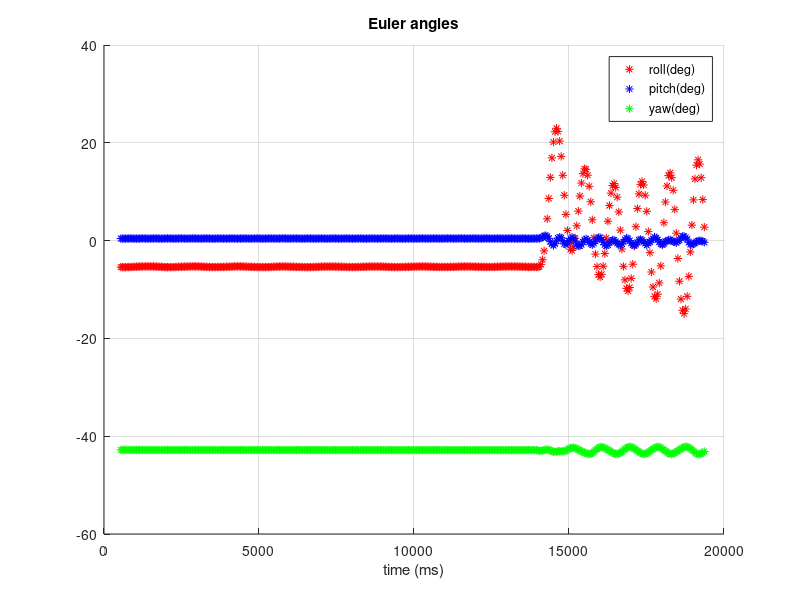
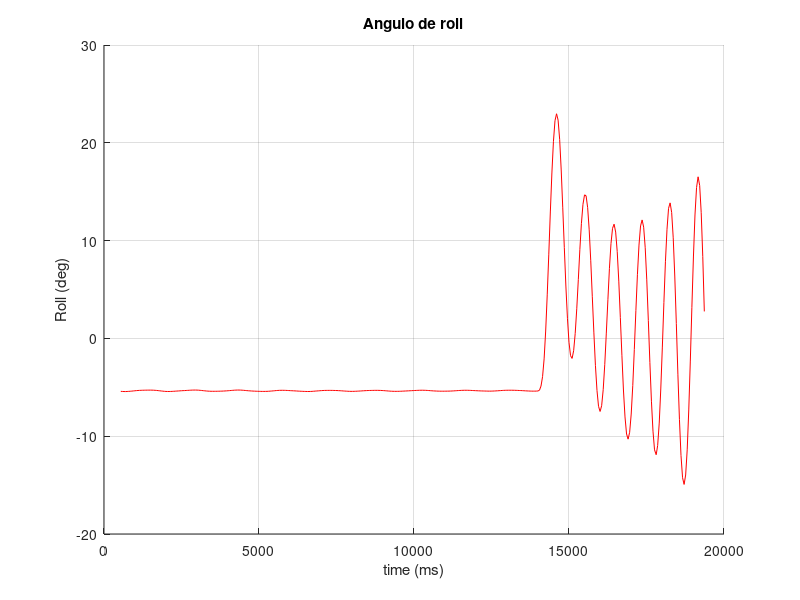
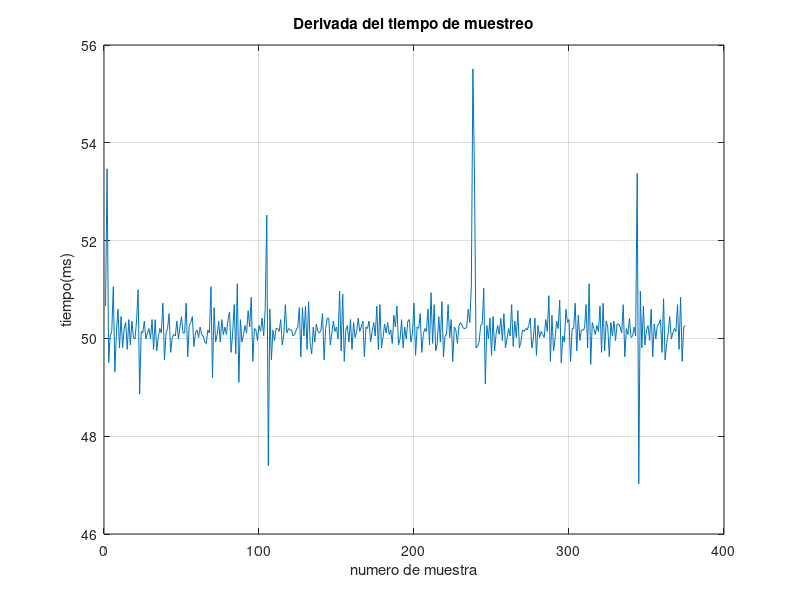
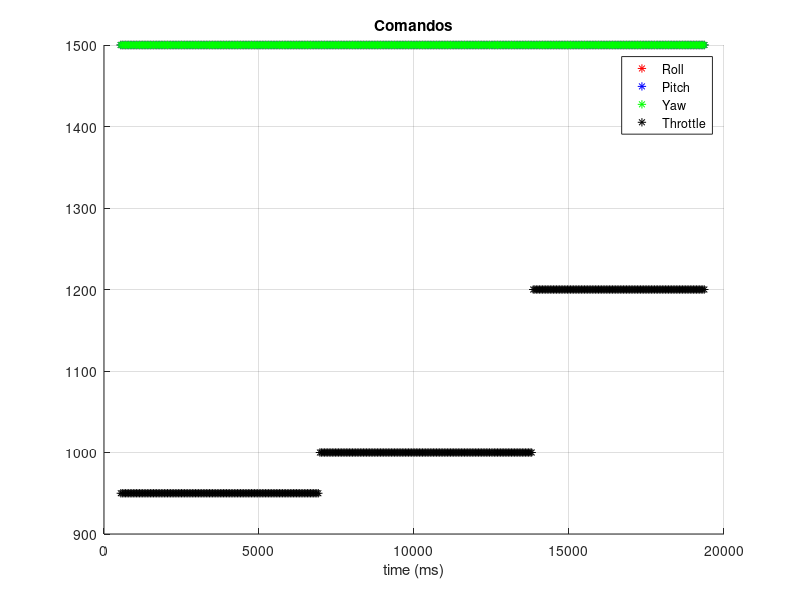

The MATLAB script that drew these images, in order:
close all
clear all
clc

data = importdata('log_roll_1500_t_1200.txt',' ');

t = data(:,1)*1000 + data(:,2)/1000; %timepo en milisegundos

t2 = data(:,10)*1000 + data(:,11)/1000; %timepo en milisegundos

figure
hold on
plot(t,data(:,3),'*r')
plot(t,data(:,4),'*b')
plot(t,data(:,5),'*g')
title('Euler angles')
xlabel('time (ms)')
legend('roll(deg)','pitch(deg)','yaw(deg)')
grid on
hold off

figure
hold on
plot(t,data(:,3),'r')
title('Angulo de roll')
xlabel('time (ms)')
ylabel('Roll (deg)')
grid on
hold off

figure
plot(diff(t))
title('Derivada del tiempo de muestreo')
xlabel('numero de muestra')
ylabel('tiempo(ms)')
grid on


figure
hold on
plot(t,data(:,6),'*r')
plot(t,data(:,7),'*b')
plot(t,data(:,8),'*g')
plot(t,data(:,9),'*k')
title('Comandos')
xlabel('time (ms)')
legend('Roll','Pitch','Yaw','Throttle')
grid on
hold off

figure
plot(diff(t2))
title('Derivada del tiempo de loop')
xlabel('numero de muestra')
ylabel('tiempo(ms)')
grid on

% figure
% plot(t-t2)
% title('Diferencia entre tiempo de loop y tiempo de muestreo')
% xlabel('numero de muestra')
% ylabel('tiempo(ms)')
% grid on
% 
% figure
% plot(diff(t)-diff(t2))
% title('Diferencia entre derivadas de tiempo de loop y tiempo de muestreo')
% xlabel('numero de muestra')
% ylabel('tiempo(ms)')
% grid on

